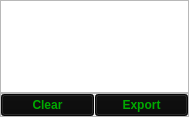
                      <widget class="QWidget" name="scrollAreaWidgetContents_8">
                       <property name="geometry">
                        <rect>
                         <x>0</x>
                         <y>0</y>
                         <width>189</width>
                         <height>117</height>
                        </rect>
                       </property>
                       <layout class="QGridLayout" name="gridLayout_4">
                        <property name="leftMargin">
                         <number>0</number>
                        </property>
                        <property name="topMargin">
                         <number>0</number>
                        </property>
                        <property name="rightMargin">
                         <number>0</number>
                        </property>
                        <property name="bottomMargin">
                         <number>0</number>
                        </property>
                        <property name="spacing">
                         <number>0</number>
                        </property>
                        <item row="2" column="0">
                         <widget class="QFrame" name="historyButtons">
                          <property name="minimumSize">
                           <size>
                            <width>0</width>
                            <height>0</height>
                           </size>
                          </property>
                          <property name="frameShape">
                           <enum>QFrame::StyledPanel</enum>
                          </property>
                          <property name="frameShadow">
                           <enum>QFrame::Raised</enum>
                          </property>
                          <layout class="QHBoxLayout" name="horizontalLayout_9">
                           <property name="spacing">
                            <number>1</number>
                           </property>
                           <property name="leftMargin">
                            <number>0</number>
                           </property>
                           <property name="topMargin">
                            <number>0</number>
                           </property>
                           <property name="rightMargin">
                            <number>0</number>
                           </property>
                           <property name="bottomMargin">
                            <number>0</number>
                           </property>
                           <item>
                            <widget class="QPushButton" name="historyButton">
                             <property name="font">
                              <font>
                               <family>Segoe UI</family>
                               <weight>75</weight>
                               <bold>true</bold>
                              </font>
                             </property>
                             <property name="toolTip">
                              <string>&lt;html&gt;&lt;head/&gt;&lt;body&gt;&lt;p&gt;This button clears the entire history list, excluding time of MasterAPP launch.&lt;/p&gt;&lt;/body&gt;&lt;/html&gt;</string>
                             </property>
                             <property name="styleSheet">
                              <string notr="true">background-color: rgb(10, 10, 10);
color: rgb(0, 170, 0);</string>
                             </property>
                             <property name="text">
                              <string>Clear</string>
                             </property>
                            </widget>
                           </item>
                           <item>
                            <widget class="QPushButton" name="historyButton_2">
                             <property name="font">
                              <font>
                               <family>Segoe UI</family>
                               <weight>75</weight>
                               <bold>true</bold>
                              </font>
                             </property>
                             <property name="toolTip">
                              <string>This variable exports history as a text file.</string>
                             </property>
                             <property name="styleSheet">
                              <string notr="true">background-color: rgb(10, 10, 10);
color: rgb(0, 170, 0);</string>
                             </property>
                             <property name="text">
                              <string>Export</string>
                             </property>
                            </widget>
                           </item>
                          </layout>
                         </widget>
                        </item>
                        <item row="1" column="0">
                         <widget class="QTextEdit" name="historyList">
                          <property name="font">
                           <font>
                            <family>Segoe UI</family>
                            <pointsize>9</pointsize>
                            <weight>75</weight>
                            <bold>true</bold>
                           </font>
                          </property>
                          <property name="styleSheet">
                           <string notr="true">background-color: rgb(0, 0, 0);
color: rgb(0, 170, 0);
QHeaderView::section {
background-color: rgb(170, 0, 0);
color: rgb(0, 170, 0);
}
</string>
                          </property>
                          <property name="sizeAdjustPolicy">
                           <enum>QAbstractScrollArea::AdjustToContentsOnFirstShow</enum>
                          </property>
                          <property name="readOnly">
                           <bool>true</bool>
                          </property>
                          <property name="html">
                           <string>&lt;!DOCTYPE HTML PUBLIC &quot;-//W3C//DTD HTML 4.0//EN&quot; &quot;http://www.w3.org/TR/REC-html40/strict.dtd&quot;&gt;
&lt;html&gt;&lt;head&gt;&lt;meta name=&quot;qrichtext&quot; content=&quot;1&quot; /&gt;&lt;style type=&quot;text/css&quot;&gt;
p, li { white-space: pre-wrap; }
&lt;/style&gt;&lt;/head&gt;&lt;body style=&quot; font-family:'Segoe UI'; font-size:9pt; font-weight:600; font-style:normal;&quot;&gt;
&lt;p style=&quot;-qt-paragraph-type:empty; margin-top:0px; margin-bottom:0px; margin-left:0px; margin-right:0px; -qt-block-indent:0; text-indent:0px;&quot;&gt;&lt;br /&gt;&lt;/p&gt;&lt;/body&gt;&lt;/html&gt;</string>
                          </property>
                         </widget>
                        </item>
                       </layout>
                      </widget>
